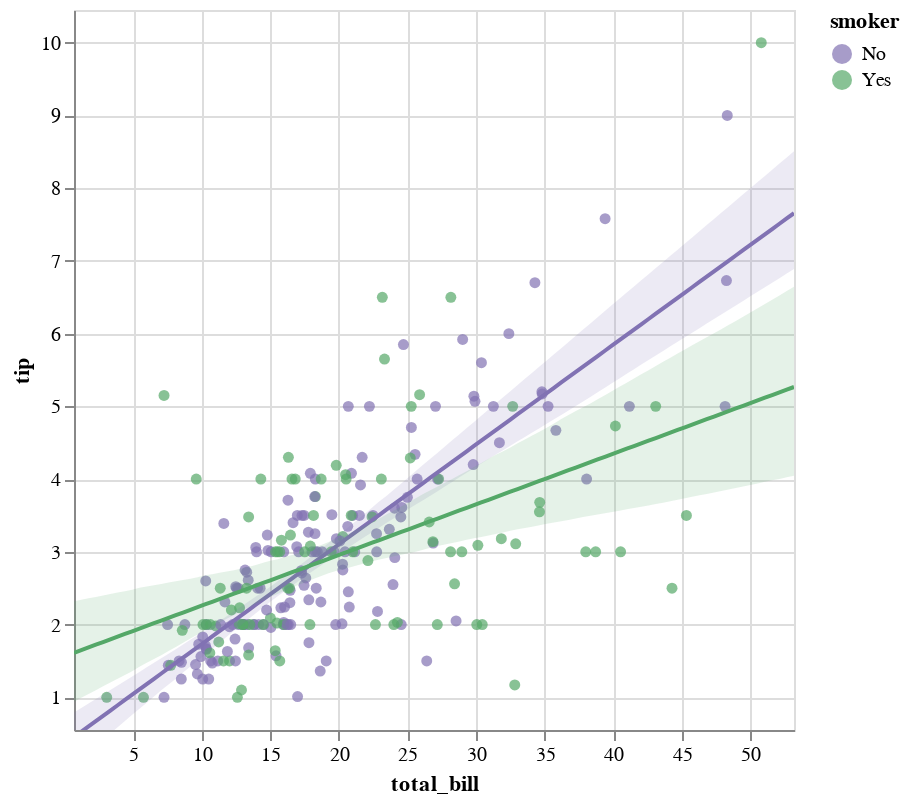

Notebook code for this chart:
### Code cell
display(salt.lmplot(x="total_bill", y="tip", hue="smoker", data=tips, palette=["m", "g"]))
g = sns.lmplot(x="total_bill", y="tip", hue="smoker", data=tips, palette=dict(Yes="g", No="m"))

### Figure 1 — Vega-Lite specification as saved in the notebook (floating-point values rounded to 4 significant figures; data arrays with more than 128 entries replaced by an {"elided": "..."} marker saying what was removed)
{"$schema": "https://vega.github.io/schema/vega-lite/v2.4.1.json", "config": {"view": {"height": 300, "width": 400}}, "height": 360, "layer": [{"data": {"values": {"elided": "244 records"}}, "encoding": {"color": {"field": "smoker", "scale": {"domain": ["No", "Yes"], "range": ["rgba(129.0,114.0,178.0,1)", "rgba(85.0,168.0,104.0,1)"]}, "type": "nominal"}, "x": {"axis": {"title": "total_bill"}, "field": "total_bill", "scale": {"domain": [0.683, 53.2], "nice": false}, "type": "quantitative"}, "y": {"axis": {"title": "tip"}, "field": "tip", "scale": {"domain": [0.55, 10.45], "nice": false}, "type": "quantitative"}}, "mark": {"clip": true, "type": "circle"}}, {"data": {"values": [{"x": 0.683, "y": 0.4537}, {"x": 1.213, "y": 0.5265}, {"x": 1.744, "y": 0.5993}, {"x": 2.274, "y": 0.672}, {"x": 2.805, "y": 0.7448}, {"x": 3.335, "y": 0.8175}, {"x": 3.866, "y": 0.8903}, {"x": 4.396, "y": 0.963}, {"x": 4.927, "y": 1.036}, {"x": 5.457, "y": 1.109}, {"x": 5.987, "y": 1.181}, {"x": 6.518, "y": 1.254}, {"x": 7.048, "y": 1.327}, {"x": 7.579, "y": 1.4}, {"x": 8.109, "y": 1.472}, {"x": 8.64, "y": 1.545}, {"x": 9.17, "y": 1.618}, {"x": 9.701, "y": 1.691}, {"x": 10.23, "y": 1.763}, {"x": 10.76, "y": 1.836}, {"x": 11.29, "y": 1.909}, {"x": 11.82, "y": 1.982}, {"x": 12.35, "y": 2.054}, {"x": 12.88, "y": 2.127}, {"x": 13.41, "y": 2.2}, {"x": 13.94, "y": 2.273}, {"x": 14.47, "y": 2.345}, {"x": 15.01, "y": 2.418}, {"x": 15.54, "y": 2.491}, {"x": 16.07, "y": 2.564}, {"x": 16.6, "y": 2.636}, {"x": 17.13, "y": 2.709}, {"x": 17.66, "y": 2.782}, {"x": 18.19, "y": 2.855}, {"x": 18.72, "y": 2.927}, {"x": 19.25, "y": 3.0}, {"x": 19.78, "y": 3.073}, {"x": 20.31, "y": 3.146}, {"x": 20.84, "y": 3.218}, {"x": 21.37, "y": 3.291}, {"x": 21.9, "y": 3.364}, {"x": 22.43, "y": 3.437}, {"x": 22.96, "y": 3.509}, {"x": 23.49, "y": 3.582}, {"x": 24.02, "y": 3.655}, {"x": 24.55, "y": 3.728}, {"x": 25.08, "y": 3.8}, {"x": 25.61, "y": 3.873}, {"x": 26.14, "y": 3.946}, {"x": 26.67, "y": 4.019}, {"x": 27.21, "y": 4.091}, {"x": 27.74, "y": 4.164}, {"x": 28.27, "y": 4.237}, {"x": 28.8, "y": 4.31}, {"x": 29.33, "y": 4.382}, {"x": 29.86, "y": 4.455}, {"x": 30.39, "y": 4.528}, {"x": 30.92, "y": 4.601}, {"x": 31.45, "y": 4.673}, {"x": 31.98, "y": 4.746}, {"x": 32.51, "y": 4.819}, {"x": 33.04, "y": 4.892}, {"x": 33.57, "y": 4.964}, {"x": 34.1, "y": 5.037}, {"x": 34.63, "y": 5.11}, {"x": 35.16, "y": 5.183}, {"x": 35.69, "y": 5.255}, {"x": 36.22, "y": 5.328}, {"x": 36.75, "y": 5.401}, {"x": 37.28, "y": 5.474}, {"x": 37.81, "y": 5.546}, {"x": 38.34, "y": 5.619}, {"x": 38.88, "y": 5.692}, {"x": 39.41, "y": 5.765}, {"x": 39.94, "y": 5.838}, {"x": 40.47, "y": 5.91}, {"x": 41.0, "y": 5.983}, {"x": 41.53, "y": 6.056}, {"x": 42.06, "y": 6.129}, {"x": 42.59, "y": 6.201}, {"x": 43.12, "y": 6.274}, {"x": 43.65, "y": 6.347}, {"x": 44.18, "y": 6.42}, {"x": 44.71, "y": 6.492}, {"x": 45.24, "y": 6.565}, {"x": 45.77, "y": 6.638}, {"x": 46.3, "y": 6.711}, {"x": 46.83, "y": 6.783}, {"x": 47.36, "y": 6.856}, {"x": 47.89, "y": 6.929}, {"x": 48.42, "y": 7.002}, {"x": 48.95, "y": 7.074}, {"x": 49.48, "y": 7.147}, {"x": 50.01, "y": 7.22}, {"x": 50.54, "y": 7.293}, {"x": 51.08, "y": 7.365}, {"x": 51.61, "y": 7.438}, {"x": 52.14, "y": 7.511}, {"x": 52.67, "y": 7.584}, {"x": 53.2, "y": 7.656}]}, "encoding": {"color": {"value": "rgba(129.0,114.0,178.0,1)"}, "x": {"field": "x", "scale": {"domain": [0.683, 53.2], "nice": false}, "type": "quantitative"}, "y": {"field": "y", "scale": {"domain": [0.55, 10.45], "nice": false}, "type": "quantitative"}}, "mark": {"clip": true, "type": "line"}}, {"data": {"values": [{"x": 0.683, "y1": 0.08972, "y2": 0.79}, {"x": 1.213, "y1": 0.1725, "y2": 0.8528}, {"x": 1.744, "y1": 0.2554, "y2": 0.9145}, {"x": 2.274, "y1": 0.3383, "y2": 0.9762}, {"x": 2.805, "y1": 0.4212, "y2": 1.038}, {"x": 3.335, "y1": 0.5042, "y2": 1.1}, {"x": 3.866, "y1": 0.5872, "y2": 1.162}, {"x": 4.396, "y1": 0.6735, "y2": 1.224}, {"x": 4.927, "y1": 0.7595, "y2": 1.286}, {"x": 5.457, "y1": 0.8417, "y2": 1.349}, {"x": 5.987, "y1": 0.9254, "y2": 1.412}, {"x": 6.518, "y1": 1.01, "y2": 1.474}, {"x": 7.048, "y1": 1.095, "y2": 1.537}, {"x": 7.579, "y1": 1.177, "y2": 1.599}, {"x": 8.109, "y1": 1.256, "y2": 1.661}, {"x": 8.64, "y1": 1.339, "y2": 1.725}, {"x": 9.17, "y1": 1.422, "y2": 1.791}, {"x": 9.701, "y1": 1.503, "y2": 1.852}, {"x": 10.23, "y1": 1.584, "y2": 1.913}, {"x": 10.76, "y1": 1.668, "y2": 1.982}, {"x": 11.29, "y1": 1.751, "y2": 2.048}, {"x": 11.82, "y1": 1.832, "y2": 2.113}, {"x": 12.35, "y1": 1.913, "y2": 2.181}, {"x": 12.88, "y1": 1.995, "y2": 2.249}, {"x": 13.41, "y1": 2.077, "y2": 2.316}, {"x": 13.94, "y1": 2.157, "y2": 2.384}, {"x": 14.47, "y1": 2.236, "y2": 2.452}, {"x": 15.01, "y1": 2.314, "y2": 2.521}, {"x": 15.54, "y1": 2.389, "y2": 2.594}, {"x": 16.07, "y1": 2.462, "y2": 2.669}, {"x": 16.6, "y1": 2.535, "y2": 2.737}, {"x": 17.13, "y1": 2.606, "y2": 2.812}, {"x": 17.66, "y1": 2.676, "y2": 2.889}, {"x": 18.19, "y1": 2.745, "y2": 2.966}, {"x": 18.72, "y1": 2.814, "y2": 3.044}, {"x": 19.25, "y1": 2.88, "y2": 3.122}, {"x": 19.78, "y1": 2.947, "y2": 3.2}, {"x": 20.31, "y1": 3.012, "y2": 3.28}, {"x": 20.84, "y1": 3.077, "y2": 3.36}, {"x": 21.37, "y1": 3.141, "y2": 3.441}, {"x": 21.9, "y1": 3.208, "y2": 3.524}, {"x": 22.43, "y1": 3.27, "y2": 3.609}, {"x": 22.96, "y1": 3.335, "y2": 3.694}, {"x": 23.49, "y1": 3.398, "y2": 3.772}, {"x": 24.02, "y1": 3.462, "y2": 3.857}, {"x": 24.55, "y1": 3.524, "y2": 3.941}, {"x": 25.08, "y1": 3.588, "y2": 4.025}, {"x": 25.61, "y1": 3.65, "y2": 4.111}, {"x": 26.14, "y1": 3.71, "y2": 4.196}, {"x": 26.67, "y1": 3.771, "y2": 4.279}, {"x": 27.21, "y1": 3.834, "y2": 4.363}, {"x": 27.74, "y1": 3.897, "y2": 4.448}, {"x": 28.27, "y1": 3.96, "y2": 4.532}, {"x": 28.8, "y1": 4.024, "y2": 4.617}, {"x": 29.33, "y1": 4.087, "y2": 4.701}, {"x": 29.86, "y1": 4.151, "y2": 4.786}, {"x": 30.39, "y1": 4.214, "y2": 4.871}, {"x": 30.92, "y1": 4.276, "y2": 4.956}, {"x": 31.45, "y1": 4.337, "y2": 5.04}, {"x": 31.98, "y1": 4.398, "y2": 5.124}, {"x": 32.51, "y1": 4.458, "y2": 5.209}, {"x": 33.04, "y1": 4.519, "y2": 5.293}, {"x": 33.57, "y1": 4.579, "y2": 5.378}, {"x": 34.1, "y1": 4.64, "y2": 5.463}, {"x": 34.63, "y1": 4.7, "y2": 5.547}, {"x": 35.16, "y1": 4.761, "y2": 5.632}, {"x": 35.69, "y1": 4.822, "y2": 5.716}, {"x": 36.22, "y1": 4.882, "y2": 5.801}, {"x": 36.75, "y1": 4.943, "y2": 5.885}, {"x": 37.28, "y1": 5.004, "y2": 5.971}, {"x": 37.81, "y1": 5.066, "y2": 6.055}, {"x": 38.34, "y1": 5.13, "y2": 6.139}, {"x": 38.88, "y1": 5.194, "y2": 6.225}, {"x": 39.41, "y1": 5.257, "y2": 6.312}, {"x": 39.94, "y1": 5.321, "y2": 6.397}, {"x": 40.47, "y1": 5.384, "y2": 6.481}, {"x": 41.0, "y1": 5.448, "y2": 6.565}, {"x": 41.53, "y1": 5.512, "y2": 6.649}, {"x": 42.06, "y1": 5.575, "y2": 6.733}, {"x": 42.59, "y1": 5.637, "y2": 6.817}, {"x": 43.12, "y1": 5.7, "y2": 6.901}, {"x": 43.65, "y1": 5.763, "y2": 6.986}, {"x": 44.18, "y1": 5.825, "y2": 7.07}, {"x": 44.71, "y1": 5.888, "y2": 7.154}, {"x": 45.24, "y1": 5.95, "y2": 7.238}, {"x": 45.77, "y1": 6.013, "y2": 7.323}, {"x": 46.3, "y1": 6.075, "y2": 7.408}, {"x": 46.83, "y1": 6.138, "y2": 7.492}, {"x": 47.36, "y1": 6.2, "y2": 7.577}, {"x": 47.89, "y1": 6.263, "y2": 7.661}, {"x": 48.42, "y1": 6.325, "y2": 7.746}, {"x": 48.95, "y1": 6.388, "y2": 7.83}, {"x": 49.48, "y1": 6.45, "y2": 7.915}, {"x": 50.01, "y1": 6.513, "y2": 7.999}, {"x": 50.54, "y1": 6.575, "y2": 8.084}, {"x": 51.08, "y1": 6.638, "y2": 8.169}, {"x": 51.61, "y1": 6.7, "y2": 8.254}, {"x": 52.14, "y1": 6.763, "y2": 8.338}, {"x": 52.67, "y1": 6.826, "y2": 8.423}, {"x": 53.2, "y1": 6.888, "y2": 8.508}]}, "encoding": {"color": {"value": "rgba(129.0,114.0,178.0,1)"}, "opacity": {"value": 0.15}, "x": {"field": "x", "scale": {"domain": [0.683, 53.2], "nice": false}, "type": "quantitative"}, "y": {"field": "y1", "scale": {"domain": [0.55, 10.45], "nice": false}, "type": "quantitative"}, "y2": {"field": "y2", "type": "quantitative"}}, "mark": {"clip": true, "type": "area"}}, {"data": {"values": [{"x": 0.683, "y": 1.612}, {"x": 1.213, "y": 1.649}, {"x": 1.744, "y": 1.686}, {"x": 2.274, "y": 1.723}, {"x": 2.805, "y": 1.759}, {"x": 3.335, "y": 1.796}, {"x": 3.866, "y": 1.833}, {"x": 4.396, "y": 1.87}, {"x": 4.927, "y": 1.907}, {"x": 5.457, "y": 1.944}, {"x": 5.987, "y": 1.981}, {"x": 6.518, "y": 2.018}, {"x": 7.048, "y": 2.055}, {"x": 7.579, "y": 2.092}, {"x": 8.109, "y": 2.129}, {"x": 8.64, "y": 2.166}, {"x": 9.17, "y": 2.202}, {"x": 9.701, "y": 2.239}, {"x": 10.23, "y": 2.276}, {"x": 10.76, "y": 2.313}, {"x": 11.29, "y": 2.35}, {"x": 11.82, "y": 2.387}, {"x": 12.35, "y": 2.424}, {"x": 12.88, "y": 2.461}, {"x": 13.41, "y": 2.498}, {"x": 13.94, "y": 2.535}, {"x": 14.47, "y": 2.572}, {"x": 15.01, "y": 2.608}, {"x": 15.54, "y": 2.645}, {"x": 16.07, "y": 2.682}, {"x": 16.6, "y": 2.719}, {"x": 17.13, "y": 2.756}, {"x": 17.66, "y": 2.793}, {"x": 18.19, "y": 2.83}, {"x": 18.72, "y": 2.867}, {"x": 19.25, "y": 2.904}, {"x": 19.78, "y": 2.941}, {"x": 20.31, "y": 2.978}, {"x": 20.84, "y": 3.015}, {"x": 21.37, "y": 3.051}, {"x": 21.9, "y": 3.088}, {"x": 22.43, "y": 3.125}, {"x": 22.96, "y": 3.162}, {"x": 23.49, "y": 3.199}, {"x": 24.02, "y": 3.236}, {"x": 24.55, "y": 3.273}, {"x": 25.08, "y": 3.31}, {"x": 25.61, "y": 3.347}, {"x": 26.14, "y": 3.384}, {"x": 26.67, "y": 3.421}, {"x": 27.21, "y": 3.457}, {"x": 27.74, "y": 3.494}, {"x": 28.27, "y": 3.531}, {"x": 28.8, "y": 3.568}, {"x": 29.33, "y": 3.605}, {"x": 29.86, "y": 3.642}, {"x": 30.39, "y": 3.679}, {"x": 30.92, "y": 3.716}, {"x": 31.45, "y": 3.753}, {"x": 31.98, "y": 3.79}, {"x": 32.51, "y": 3.827}, {"x": 33.04, "y": 3.864}, {"x": 33.57, "y": 3.9}, {"x": 34.1, "y": 3.937}, {"x": 34.63, "y": 3.974}, {"x": 35.16, "y": 4.011}, {"x": 35.69, "y": 4.048}, {"x": 36.22, "y": 4.085}, {"x": 36.75, "y": 4.122}, {"x": 37.28, "y": 4.159}, {"x": 37.81, "y": 4.196}, {"x": 38.34, "y": 4.233}, {"x": 38.88, "y": 4.27}, {"x": 39.41, "y": 4.307}, {"x": 39.94, "y": 4.343}, {"x": 40.47, "y": 4.38}, {"x": 41.0, "y": 4.417}, {"x": 41.53, "y": 4.454}, {"x": 42.06, "y": 4.491}, {"x": 42.59, "y": 4.528}, {"x": 43.12, "y": 4.565}, {"x": 43.65, "y": 4.602}, {"x": 44.18, "y": 4.639}, {"x": 44.71, "y": 4.676}, {"x": 45.24, "y": 4.713}, {"x": 45.77, "y": 4.749}, {"x": 46.3, "y": 4.786}, {"x": 46.83, "y": 4.823}, {"x": 47.36, "y": 4.86}, {"x": 47.89, "y": 4.897}, {"x": 48.42, "y": 4.934}, {"x": 48.95, "y": 4.971}, {"x": 49.48, "y": 5.008}, {"x": 50.01, "y": 5.045}, {"x": 50.54, "y": 5.082}, {"x": 51.08, "y": 5.119}, {"x": 51.61, "y": 5.156}, {"x": 52.14, "y": 5.192}, {"x": 52.67, "y": 5.229}, {"x": 53.2, "y": 5.266}]}, "encoding": {"color": {"value": "rgba(85.0,168.0,104.0,1)"}, "x": {"field": "x", "scale": {"domain": [0.683, 53.2], "nice": false}, "type": "quantitative"}, "y": {"field": "y", "scale": {"domain": [0.55, 10.45], "nice": false}, "type": "quantitative"}}, "mark": {"clip": true, "type": "line"}}, {"data": {"values": [{"x": 0.683, "y1": 0.9401, "y2": 2.32}, {"x": 1.213, "y1": 0.9938, "y2": 2.34}, {"x": 1.744, "y1": 1.046, "y2": 2.36}, {"x": 2.274, "y1": 1.098, "y2": 2.38}, {"x": 2.805, "y1": 1.15, "y2": 2.4}, {"x": 3.335, "y1": 1.202, "y2": 2.42}, {"x": 3.866, "y1": 1.254, "y2": 2.44}, {"x": 4.396, "y1": 1.306, "y2": 2.459}, {"x": 4.927, "y1": 1.358, "y2": 2.48}, {"x": 5.457, "y1": 1.42, "y2": 2.505}, {"x": 5.987, "y1": 1.476, "y2": 2.524}, {"x": 6.518, "y1": 1.526, "y2": 2.541}, {"x": 7.048, "y1": 1.578, "y2": 2.559}, {"x": 7.579, "y1": 1.635, "y2": 2.577}, {"x": 8.109, "y1": 1.691, "y2": 2.594}, {"x": 8.64, "y1": 1.75, "y2": 2.612}, {"x": 9.17, "y1": 1.808, "y2": 2.629}, {"x": 9.701, "y1": 1.865, "y2": 2.649}, {"x": 10.23, "y1": 1.919, "y2": 2.676}, {"x": 10.76, "y1": 1.974, "y2": 2.693}, {"x": 11.29, "y1": 2.026, "y2": 2.711}, {"x": 11.82, "y1": 2.079, "y2": 2.73}, {"x": 12.35, "y1": 2.13, "y2": 2.747}, {"x": 12.88, "y1": 2.182, "y2": 2.771}, {"x": 13.41, "y1": 2.235, "y2": 2.792}, {"x": 13.94, "y1": 2.287, "y2": 2.82}, {"x": 14.47, "y1": 2.335, "y2": 2.849}, {"x": 15.01, "y1": 2.382, "y2": 2.878}, {"x": 15.54, "y1": 2.422, "y2": 2.898}, {"x": 16.07, "y1": 2.471, "y2": 2.932}, {"x": 16.6, "y1": 2.513, "y2": 2.956}, {"x": 17.13, "y1": 2.552, "y2": 2.984}, {"x": 17.66, "y1": 2.59, "y2": 3.022}, {"x": 18.19, "y1": 2.629, "y2": 3.055}, {"x": 18.72, "y1": 2.667, "y2": 3.095}, {"x": 19.25, "y1": 2.706, "y2": 3.137}, {"x": 19.78, "y1": 2.737, "y2": 3.179}, {"x": 20.31, "y1": 2.761, "y2": 3.215}, {"x": 20.84, "y1": 2.786, "y2": 3.262}, {"x": 21.37, "y1": 2.814, "y2": 3.309}, {"x": 21.9, "y1": 2.843, "y2": 3.363}, {"x": 22.43, "y1": 2.87, "y2": 3.409}, {"x": 22.96, "y1": 2.896, "y2": 3.459}, {"x": 23.49, "y1": 2.914, "y2": 3.517}, {"x": 24.02, "y1": 2.938, "y2": 3.57}, {"x": 24.55, "y1": 2.96, "y2": 3.624}, {"x": 25.08, "y1": 2.982, "y2": 3.681}, {"x": 25.61, "y1": 3.002, "y2": 3.738}, {"x": 26.14, "y1": 3.03, "y2": 3.797}, {"x": 26.67, "y1": 3.055, "y2": 3.845}, {"x": 27.21, "y1": 3.08, "y2": 3.898}, {"x": 27.74, "y1": 3.101, "y2": 3.949}, {"x": 28.27, "y1": 3.122, "y2": 4.002}, {"x": 28.8, "y1": 3.144, "y2": 4.055}, {"x": 29.33, "y1": 3.167, "y2": 4.108}, {"x": 29.86, "y1": 3.188, "y2": 4.167}, {"x": 30.39, "y1": 3.205, "y2": 4.221}, {"x": 30.92, "y1": 3.226, "y2": 4.281}, {"x": 31.45, "y1": 3.246, "y2": 4.333}, {"x": 31.98, "y1": 3.267, "y2": 4.384}, {"x": 32.51, "y1": 3.288, "y2": 4.434}, {"x": 33.04, "y1": 3.309, "y2": 4.491}, {"x": 33.57, "y1": 3.327, "y2": 4.545}, {"x": 34.1, "y1": 3.344, "y2": 4.598}, {"x": 34.63, "y1": 3.366, "y2": 4.651}, {"x": 35.16, "y1": 3.384, "y2": 4.705}, {"x": 35.69, "y1": 3.403, "y2": 4.765}, {"x": 36.22, "y1": 3.421, "y2": 4.825}, {"x": 36.75, "y1": 3.439, "y2": 4.883}, {"x": 37.28, "y1": 3.46, "y2": 4.935}, {"x": 37.81, "y1": 3.479, "y2": 4.987}, {"x": 38.34, "y1": 3.495, "y2": 5.04}, {"x": 38.88, "y1": 3.512, "y2": 5.097}, {"x": 39.41, "y1": 3.532, "y2": 5.154}, {"x": 39.94, "y1": 3.549, "y2": 5.211}, {"x": 40.47, "y1": 3.566, "y2": 5.268}, {"x": 41.0, "y1": 3.584, "y2": 5.326}, {"x": 41.53, "y1": 3.602, "y2": 5.383}, {"x": 42.06, "y1": 3.62, "y2": 5.44}, {"x": 42.59, "y1": 3.638, "y2": 5.497}, {"x": 43.12, "y1": 3.656, "y2": 5.555}, {"x": 43.65, "y1": 3.676, "y2": 5.612}, {"x": 44.18, "y1": 3.695, "y2": 5.669}, {"x": 44.71, "y1": 3.716, "y2": 5.726}, {"x": 45.24, "y1": 3.736, "y2": 5.784}, {"x": 45.77, "y1": 3.756, "y2": 5.84}, {"x": 46.3, "y1": 3.776, "y2": 5.895}, {"x": 46.83, "y1": 3.796, "y2": 5.951}, {"x": 47.36, "y1": 3.816, "y2": 6.006}, {"x": 47.89, "y1": 3.836, "y2": 6.062}, {"x": 48.42, "y1": 3.857, "y2": 6.117}, {"x": 48.95, "y1": 3.878, "y2": 6.173}, {"x": 49.48, "y1": 3.899, "y2": 6.231}, {"x": 50.01, "y1": 3.92, "y2": 6.29}, {"x": 50.54, "y1": 3.941, "y2": 6.349}, {"x": 51.08, "y1": 3.962, "y2": 6.408}, {"x": 51.61, "y1": 3.983, "y2": 6.467}, {"x": 52.14, "y1": 4.003, "y2": 6.526}, {"x": 52.67, "y1": 4.024, "y2": 6.585}, {"x": 53.2, "y1": 4.045, "y2": 6.643}]}, "encoding": {"color": {"value": "rgba(85.0,168.0,104.0,1)"}, "opacity": {"value": 0.15}, "x": {"field": "x", "scale": {"domain": [0.683, 53.2], "nice": false}, "type": "quantitative"}, "y": {"field": "y1", "scale": {"domain": [0.55, 10.45], "nice": false}, "type": "quantitative"}, "y2": {"field": "y2", "type": "quantitative"}}, "mark": {"clip": true, "type": "area"}}], "title": "", "width": 360}
